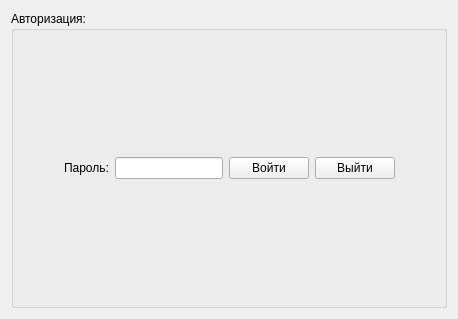
<?xml version="1.0" encoding="UTF-8"?>
<ui version="4.0">
 <class>AuthForm</class>
 <widget class="QWidget" name="AuthForm">
  <property name="geometry">
   <rect>
    <x>0</x>
    <y>0</y>
    <width>458</width>
    <height>319</height>
   </rect>
  </property>
  <property name="windowTitle">
   <string>Form</string>
  </property>
  <property name="windowIcon">
   <iconset resource="../../img.qrc">
    <normaloff>:/logo</normaloff>:/logo</iconset>
  </property>
  <layout class="QVBoxLayout" name="verticalLayout">
   <property name="spacing">
    <number>0</number>
   </property>
   <item>
    <widget class="QGroupBox" name="groupBox">
     <property name="title">
      <string>Авторизация:</string>
     </property>
     <layout class="QHBoxLayout" name="horizontalLayout" stretch="1,0,0,0,0,1">
      <item>
       <spacer name="horizontalSpacer">
        <property name="orientation">
         <enum>Qt::Horizontal</enum>
        </property>
        <property name="sizeHint" stdset="0">
         <size>
          <width>40</width>
          <height>20</height>
         </size>
        </property>
       </spacer>
      </item>
      <item>
       <widget class="QLabel" name="label">
        <property name="text">
         <string>Пароль:</string>
        </property>
       </widget>
      </item>
      <item>
       <widget class="QLineEdit" name="password">
        <property name="maximumSize">
         <size>
          <width>400</width>
          <height>16777215</height>
         </size>
        </property>
        <property name="echoMode">
         <enum>QLineEdit::Password</enum>
        </property>
       </widget>
      </item>
      <item>
       <widget class="QPushButton" name="signIn">
        <property name="text">
         <string>Войти</string>
        </property>
       </widget>
      </item>
      <item>
       <widget class="QPushButton" name="logout">
        <property name="text">
         <string>Выйти</string>
        </property>
       </widget>
      </item>
      <item>
       <spacer name="horizontalSpacer_2">
        <property name="orientation">
         <enum>Qt::Horizontal</enum>
        </property>
        <property name="sizeHint" stdset="0">
         <size>
          <width>40</width>
          <height>20</height>
         </size>
        </property>
       </spacer>
      </item>
     </layout>
    </widget>
   </item>
  </layout>
 </widget>
 <resources>
  <include location="../../img.qrc"/>
 </resources>
 <connections>
  <connection>
   <sender>password</sender>
   <signal>returnPressed()</signal>
   <receiver>signIn</receiver>
   <slot>click()</slot>
   <hints>
    <hint type="sourcelabel">
     <x>242</x>
     <y>170</y>
    </hint>
    <hint type="destinationlabel">
     <x>338</x>
     <y>174</y>
    </hint>
   </hints>
  </connection>
 </connections>
</ui>
